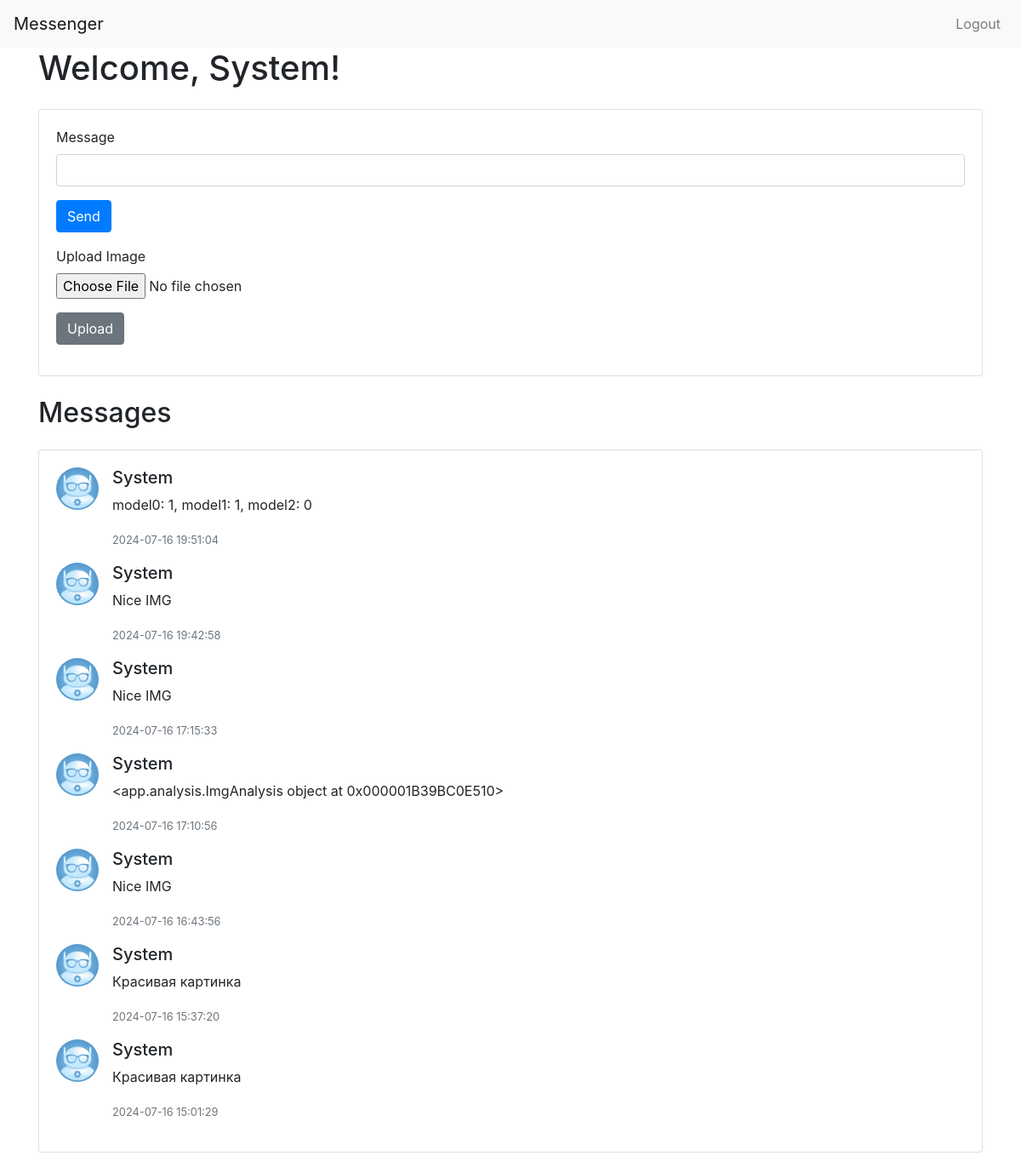
The page /index (signed in) on the database its author committed.
### app/models.py (models this page shows, shortened)
class User(db.Model, UserMixin):
    id = db.Column(db.Integer, primary_key=True)
    username = db.Column(db.String(20), unique=True, nullable=False)
    email = db.Column(db.String(120), unique=True, nullable=False)
    image_file = db.Column(db.String(20), nullable=False, default='default.jpg')
    password = db.Column(db.String(60), nullable=False)
    messages = db.relationship('Message', backref='author', lazy=True)

class Message(db.Model):
    id = db.Column(db.Integer, primary_key=True)
    content = db.Column(db.Text, nullable=True)
    date_posted = db.Column(db.DateTime, nullable=False, default=datetime.utcnow)
    image_file = db.Column(db.String(20), nullable=True)
    user_id = db.Column(db.Integer, db.ForeignKey('user.id'), nullable=False)

### app/routes.py (the view)
@bp.route("/")
@bp.route("/index")
@login_required
def index():
    message_form = MessageForm()
    upload_form = ImageUploadForm()
    system_user = User.query.filter_by(email='system@messenger.com').first()
    if system_user:
        messages = Message.query.filter(
            (Message.user_id == current_user.id) | (Message.user_id == system_user.id)).order_by(
            Message.date_posted.desc()).all()
    else:
        messages = Message.query.filter_by(user_id=current_user.id).order_by(Message.date_posted.desc()).all()
    return render_template('index.html', title='Home', message_form=message_form, upload_form=upload_form,
                           messages=messages)

### app/forms.py
class MessageForm(FlaskForm):
    content = StringField('Message', validators=[DataRequired()])
    submit = SubmitField('Send')

class ImageUploadForm(FlaskForm):
    file = FileField('Upload Image', validators=[DataRequired()])
    submit = SubmitField('Upload')

### app/models.py (called while the page is built)
@login_manager.user_loader
def load_user(user_id):
    return User.query.get(int(user_id))

### app/templates/index.html (shortened to what this page needs)
{% extends "base.html" %}
{% block content %}
<h1>Welcome, {{ current_user.username }}!</h1>
<div class="card my-4">
    <div class="card-body">
        <form action="{{ url_for('main.message') }}" method="post">
            <div class="form-group">
                {{ message_form.content.label(class="form-control-label") }}
                {{ message_form.content(class="form-control") }}
            </div>
            <div class="form-group">
                {{ message_form.submit(class="btn btn-primary") }}
            </div>
        </form>
        <form action="{{ url_for('main.upload') }}" method="post" enctype="multipart/form-data">
            <div class="form-group">
                {{ upload_form.file.label(class="form-control-label") }}
                {{ upload_form.file(class="form-control-file") }}
            </div>
            <div class="form-group">
                {{ upload_form.submit(class="btn btn-secondary") }}
            </div>
        </form>
    </div>
</div>
<h2>Messages</h2>
<div class="card my-4">
    <div class="card-body">
        {% for message in messages %}
        <div class="media mb-3">
            <img class="mr-3 rounded-circle" src="{{ url_for('static', filename='profile_pics/' ~ message.author.image_file) }}" alt="{{ message.author.username }}" width="50" height="50">
            <div class="media-body">
                <h5 class="mt-0">{{ message.author.username }}</h5>
                {% if message.content %}
                    <p>{{ message.content }}</p>
                {% elif message.image_file %}
                    <img src="{{ url_for('static', filename='profile_pics/' ~ message.image_file) }}" class="img-fluid">
                {% endif %}
                <small class="text-muted">{{ message.date_posted.strftime('%Y-%m-%d %H:%M:%S') }}</small>
            </div>
        </div>
        {% endfor %}
    </div>
</div>
{% endblock %}

### rows shown on the page
User: username "System"
Message: image_file (picture), author.username "System", content "model0: 1, model1: 1, model2: 0", date_posted "2024-07-16 19:51:04"
Message: image_file (picture), author.username "System", content "Nice IMG", date_posted "2024-07-16 19:42:58"
Message: image_file (picture), author.username "System", content "Nice IMG", date_posted "2024-07-16 17:15:33"
Message: image_file (picture), author.username "System", content "<app.analysis.ImgAnalysis object at 0x000001B39BC0E510>", date_posted "2024-07-16 17:10:56"
Message: image_file (picture), author.username "System", content "Nice IMG", date_posted "2024-07-16 16:43:56"
Message: image_file (picture), author.username "System", content "Красивая картинка", date_posted "2024-07-16 15:37:20"
Message: image_file (picture), author.username "System", content "Красивая картинка", date_posted "2024-07-16 15:01:29"

### other values the page prints
{{ message_form.content.label(class="form-control-label") }} "Message"
{{ upload_form.file.label(class="form-control-label") }} "Upload Image"
